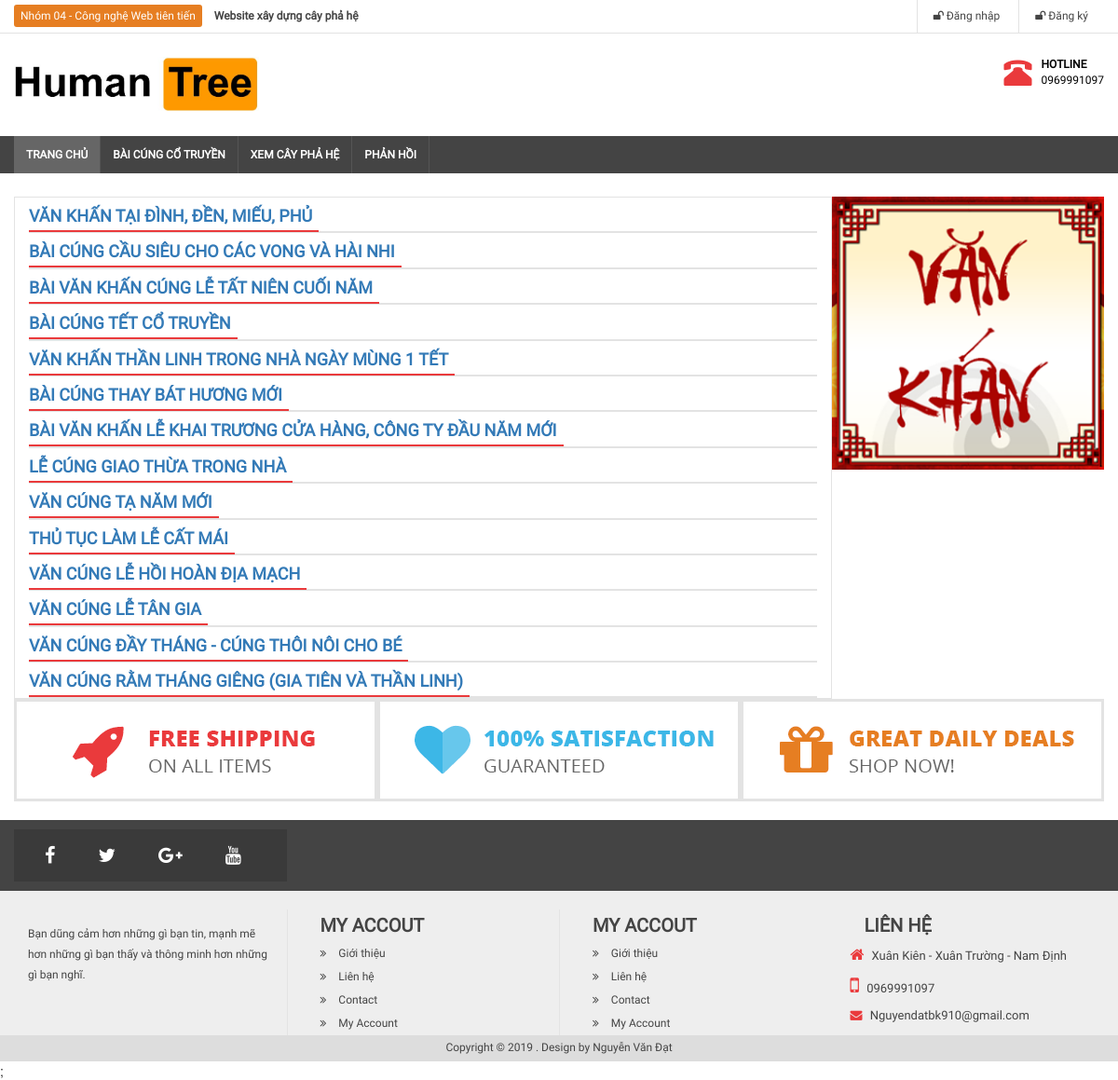
/baicung.php, run on the app's committed database.
### tables this page shows
CREATE TABLE `baicung` (
  `id` int(10) NOT NULL,
  `name` varchar(100) NOT NULL,
  `date` varchar(100) DEFAULT NULL,
  `content` text
);

### libraries/function.php (called while the page is built, shortened)
<?php
    function base_url()
    {
        return $url  = "http://localhost/WebPhaHe/";
    }
 ?>

### libraries/database.php (called while the page is built, shortened)
<?php
    class Database
    {
        public $link;
        public function __construct()
        {
            $this->link = mysqli_connect("localhost","root","","webtree") or die ();
            mysqli_set_charset($this->link,"utf8");
        }
         public function fetchAll($table)
        {
            $sql = "SELECT * FROM {$table} WHERE 1" ;
            $result = mysqli_query($this->link,$sql) or die("Lỗi Truy Vấn fetchAll " .mysqli_error($this->link));
            $data = [];
            if( $result)
            {
                while ($num = mysqli_fetch_assoc($result))
                {
                    $data[] = $num;
                }
            }
            return $data;
        }
    }
?>

### autoload/autoload.php (called while the page is built, shortened)
<?php
	require_once __DIR__. "/../libraries/database.php";
	require_once __DIR__. "/../libraries/function.php";
	$db = new database;
?>

### baicung.php (the view)
<?php
require_once __DIR__. "/autoload/autoload.php";
$baicung = $db -> fetchAll("baicung");
?>
<?php require_once __DIR__. "/layouts/header.php" ?>
<img src="<?php echo base_url() ?>public/frontend/images/vankhan.png" width="25%" align="right">
<div class="col-md-9 bor">
    <?php foreach ($baicung as $item): ?>
        <h3 class="title-main"><a href="chitietbaicung.php?id=<?php echo $item['id']?>"><?php echo $item['name']?></a> </h3>
    <?php endforeach ?>
</div>
<?php require_once __DIR__. "/layouts/footer.php" ?>;

### layouts/header.php (shortened to what this page needs)
<!DOCTYPE html>
<html>
<head>
    <link rel="stylesheet" type="text/css" href="<?php echo base_url() ?>public/frontend/css/font-awesome.min.css">
    <link rel="stylesheet" type="text/css" href="<?php echo base_url() ?>public/frontend/css/bootstrap.min.css">
    <link rel="stylesheet" type="text/css" href="<?php echo base_url() ?>public/frontend/css/slick.css"/>
    <link rel="stylesheet" type="text/css" href="<?php echo base_url() ?>public/frontend/css/slick-theme.css"/>
    <link rel="stylesheet" type="text/css" href="<?php echo base_url() ?>public/frontend/css/style.css">
</head>
<body>
    <div id="wrapper">
        <div id="header">
            <div id="header-top">
                <div class="container">
                    <div class="row clearfix">
                        <div class="col-md-6" id="header-text">
                            <a>Nhóm 04 - Công nghệ Web tiên tiến</a><b> Website xây dựng cây phả hệ </b>
                        </div>
                        <div class="col-md-6">
                            <nav id="header-nav-top">
                                <ul class="list-inline pull-right" id="headermenu">
                                    <?php if(isset($_SESSION['taikhoan'])) : ?>
                                        <li style="color: red">Xin chào : <?php echo "Admin"?></li>
                                        <li><a href="/WebPhaHe/admin/">(Quay lại trang Admin)</a></li>
                                        <?php else : ?>
                                            <?php if(isset($_SESSION['name'])) : ?>
                                                <li style="color: red">Xin chào : <?php echo $_SESSION['name'] ?></li>
                                                <li>
                                                    <a href=""><i class="fa fa-user"></i> Quản lý tài khoản <i class="fa fa-caret-down"></i></a>
                                                    <ul id="header-submenu">
                                                        <li><a href="detailuser.php"><i class="fa fa-share-square-o"></i> Thông tin</a></li>
                                                        <li><a href="dangxuat.php"><i class="fa fa-share-square-o"></i> Đăng xuất</a></li>
                                                    </ul>
                                                </li>
                                                <?php else : ?>
                                                    <li>
                                                        <a href="dangnhap.php"><i class="fa fa-unlock"></i> Đăng nhập</a>
                                                    </li>
                                                    <li>
                                                        <a href="dangky.php"><i class="fa fa-unlock"></i> Đăng ký</a>
                                                    </li>
                                                <?php endif ?>
                                            <?php endif ?>
                                        </ul>
                                    </nav>
                                </div>
                            </div>
                        </div>
                    </div>
                    <div class="container">
                        <div class="row" id="header-main">
                            <div class="col-md-5">
                                <a href="index.php">
                                    <img src="<?php echo base_url() ?>public/frontend/images/banner1.jpg" height="60">
                                </a>
                            </div>
                            <div class="col-md-4">
                        </div>
                        <div class="col-md-3" id="header-right">
                            <div class="pull-right">
                                <div class="pull-left">
                                    <i class="glyphicon glyphicon-phone-alt"></i>
                                </div>
                                <div class="pull-right">
                                    <p id="hotline">HOTLINE</p>
                                    <p>0969991097</p>
                                </div>
                            </div>
                        </div>
                    </div>
                </div>
            </div>
            <div id="menunav">
                <div class="container">
                    <nav>
                        <div class="home pull-left">
                            <a href="index.php">Trang chủ</a>
                        </div>
                        <ul id="menu-main">
                            <li>
                                <a href="baicung.php">Bài cúng cổ truyền</a>
                            </li>
                            <li>
                                <a href="danhsachcay.php">Xem cây phả hệ</a>
                            </li>
                            <li>
                                <a href="phanhoi.php">Phản hồi</a>
                            </li>
                        </ul>
                    </nav>
                </div>
            </div>
            <div id="maincontent">
                <div class="container">

### layouts/footer.php (shortened to what this page needs)
</div>
<div class="container">
    <div class="col-md-4 bottom-content">
        <a href=""><img src="<?php echo base_url() ?>public/frontend/images/free-shipping.jpg"></a>
    </div>
    <div class="col-md-4 bottom-content">
        <a href=""><img src="<?php echo base_url() ?>public/frontend/images/guaranteed.jpg"></a>
    </div>
    <div class="col-md-4 bottom-content">
        <a href=""><img src="<?php echo base_url() ?>public/frontend/images/deal.jpg"></a>
    </div>
</div>
<div class="container-pluid">
    <section id="footer">
        <div class="container">
            <div class="col-md-3" id="shareicon">
                <ul>
                    <li>
                        <a href="http://facebook.com"><i class="fa fa-facebook"></i></a>
                    </li>
                    <li>
                        <a href="http://twitter.com"><i class="fa fa-twitter"></i></a>
                    </li>
                    <li>
                        <a href="http://google.com"><i class="fa fa-google-plus"></i></a>
                    </li>
                    <li>
                        <a href="http://youtube.com"><i class="fa fa-youtube"></i></a>
                    </li>
                </ul>
            </div>
            <div class="col-md-8" id="title-block">
            </div>
        </div>
    </section>
    <section id="footer-button">
        <div class="container-pluid">
            <div class="container">
                <div class="col-md-3" id="ft-about">
                    <p>Bạn dũng cảm hơn những gì bạn tin, mạnh mẽ hơn những gì bạn thấy và thông minh hơn những gì bạn nghĩ.
                    </p>
                </div>
                <div class="col-md-3 box-footer" >
                    <h3 class="tittle-footer">my accout</h3>
                    <ul>
                        <li>
                            <i class="fa fa-angle-double-right"></i>
                            <a href=""><i></i> Giới thiệu</a>
                        </li>
                        <li>
                            <i class="fa fa-angle-double-right"></i>
                            <a href=""><i></i> Liên hệ </a>
                        </li>
                        <li>
                            <i class="fa fa-angle-double-right"></i>
                            <a href=""><i></i>  Contact </a>
                        </li>
                        <li>
                            <i class="fa fa-angle-double-right"></i>
                            <a href=""><i></i> My Account</a>
                        </li>
                    </ul>
                </div>
                <div class="col-md-3 box-footer" >
                    <h3 class="tittle-footer">my accout</h3>
                    <ul>
                        <li>
                            <i class="fa fa-angle-double-right"></i>
                            <a href=""><i></i> Giới thiệu</a>
                        </li>
                        <li>
                            <i class="fa fa-angle-double-right"></i>
                            <a href=""><i></i> Liên hệ </a>
                        </li>
                        <li>
                            <i class="fa fa-angle-double-right"></i>
                            <a href=""><i></i>  Contact </a>
                        </li>
                        <li>
                            <i class="fa fa-angle-double-right"></i>
                            <a href=""><i></i> My Account</a>
                        </li>
                    </ul>
                </div>
                <div class="col-md-3" id="footer-support">
                    <h3 class="tittle-footer"> Liên hệ</h3>
                    <ul>
                        <li>
                            <p><i class="fa fa-home" style="font-size: 16px;padding-right: 5px;"></i> Xuân Kiên - Xuân Trường - Nam Định </p>
                            <p><i class="sp-ic fa fa-mobile" style="font-size: 22px;padding-right: 5px;"></i> 0969991097</p>
                            <p><i class="sp-ic fa fa-envelope" style="font-size: 13px;padding-right: 5px;"></i> Nguyendatbk910@gmail.com</p>
                        </li>
                    </ul>
                </div>
            </div>
        </div>
    </section>
    <section id="ft-bottom">
        <p class="text-center">Copyright © 2019 . Design by  Nguyễn Văn Đạt </p>
    </section>
</div>
</div>
</div>
</body>
</html>

### public/frontend/css/style.css (style rules this page uses)
* { margin: 0px; padding: 0px; font-size: 12px; font-family: "Roboto"; color: #444; font-weight: 400; }
.container { padding: 0px; }
ol,ul,p { margin: 0px; list-style: none; }
h1,h2,h3,h4,h5,h6 { padding:0px; margin: 0px; }
#header-top { border-bottom: 1px solid #e3e3e3; }
#header-text a { color: white; background-color: rgb(230, 126, 34); padding:5px 7px; line-height: 35px; border-radius: 3px; margin-right: 10px; }
#header-nav-top #headermenu { position: relative; }
#headermenu > li { border-left: 1px solid #e3e3e3; }
#header-nav-top li a { color: #444; line-height: 35px; padding: 0px 12px; }
#header-main { padding: 25px 0px; }
#header-right p { padding: 0px; margin:0px; color: #000; }
#header-right #hotline { font-weight: bold; }
#header-right i { color: #ea3a3c; font-size: 30px; padding-right: 10px; }
#menunav { background: #444; min-height: 40px; }
#menu-main > li { float: left; }
#menu-main > li > a,.home a { color: white; font-weight:bold; background: #444; line-height: 40px; text-transform: uppercase; font-size: 12px; border-right: 1px solid #555; }
#menu-main > li > a { padding: 13px; }
.home a { background: #666; padding: 13px; }
.bor { border: 1px solid #e3e3e3; }
#maincontent { margin-top: 25px; }
.title-main { border-bottom:2px solid #e3e3e3; padding: 5px 5px 5px 0px; }
.title-main a { font-weight: bold; padding: 5px 7px 5px 0px; font-size: 18px; border-bottom: 2px solid #ea3a3c; }
.bottom-content { border:3px solid #e3e3e3; }
#footer { background: #444; padding: 10px; color: white; margin-top: 20px; }
#shareicon { background: #3A3A3A; }
#shareicon ul li { float: left; }
#shareicon ul li i { font-size: 20px; color: white; padding: 18px; margin-right: 10px; }
#ft-about { padding: 15px; }
#ft-about p { padding-top: 20px; padding-bottom:20px; line-height: 22px; color: #444; font-size: 12px; font-weight: 500; }
.tittle-footer { font-weight: bold; text-transform: uppercase; color: #444; line-height: 15px; padding: 10px 20px; font-size: 20px; }
.box-footer { border-left: 1px solid #e3e3e3; margin-top: 20px; }
.box-footer ul li { padding-left: 20px; }
.box-footer ul li a { line-height: 25px; padding: 5px 10px; color: #444; }
#footer-support { padding-top:20px; }
#footer-support i { color: #ea3a3c; }
#footer-support p { font-size: 13px; padding: 5px 5px; }
#footer-button { background: #eeeeee; }
#ft-bottom { padding: 5px; background: #DDDDDD; color: #444; }

### data on the page
baicung: name "VĂN KHẤN TẠI ĐÌNH, ĐỀN, MIẾU, PHỦ"
baicung: name "BÀI CÚNG CẦU SIÊU CHO CÁC VONG VÀ HÀI NHI"
baicung: name "BÀI VĂN KHẤN CÚNG LỄ TẤT NIÊN CUỐI NĂM"
baicung: name "BÀI CÚNG TẾT CỔ TRUYỀN"
baicung: name "VĂN KHẤN THẦN LINH TRONG NHÀ NGÀY MÙNG 1 TẾT"
baicung: name "BÀI CÚNG THAY BÁT HƯƠNG MỚI"
baicung: name "BÀI VĂN KHẤN LỄ KHAI TRƯƠNG CỬA HÀNG, CÔNG TY ĐẦU NĂM MỚI"
baicung: name "LỄ CÚNG GIAO THỪA TRONG NHÀ"
baicung: name "VĂN CÚNG TẠ NĂM MỚI"
baicung: name "THỦ TỤC LÀM LỄ CẤT MÁI"
baicung: name "VĂN CÚNG LỄ HỒI HOÀN ĐỊA MẠCH"
baicung: name "VĂN CÚNG LỄ TÂN GIA"
baicung: name "VĂN CÚNG ĐẦY THÁNG - CÚNG THÔI NÔI CHO BÉ"
baicung: name "VĂN CÚNG RẰM THÁNG GIÊNG (GIA TIÊN VÀ THẦN LINH)"
